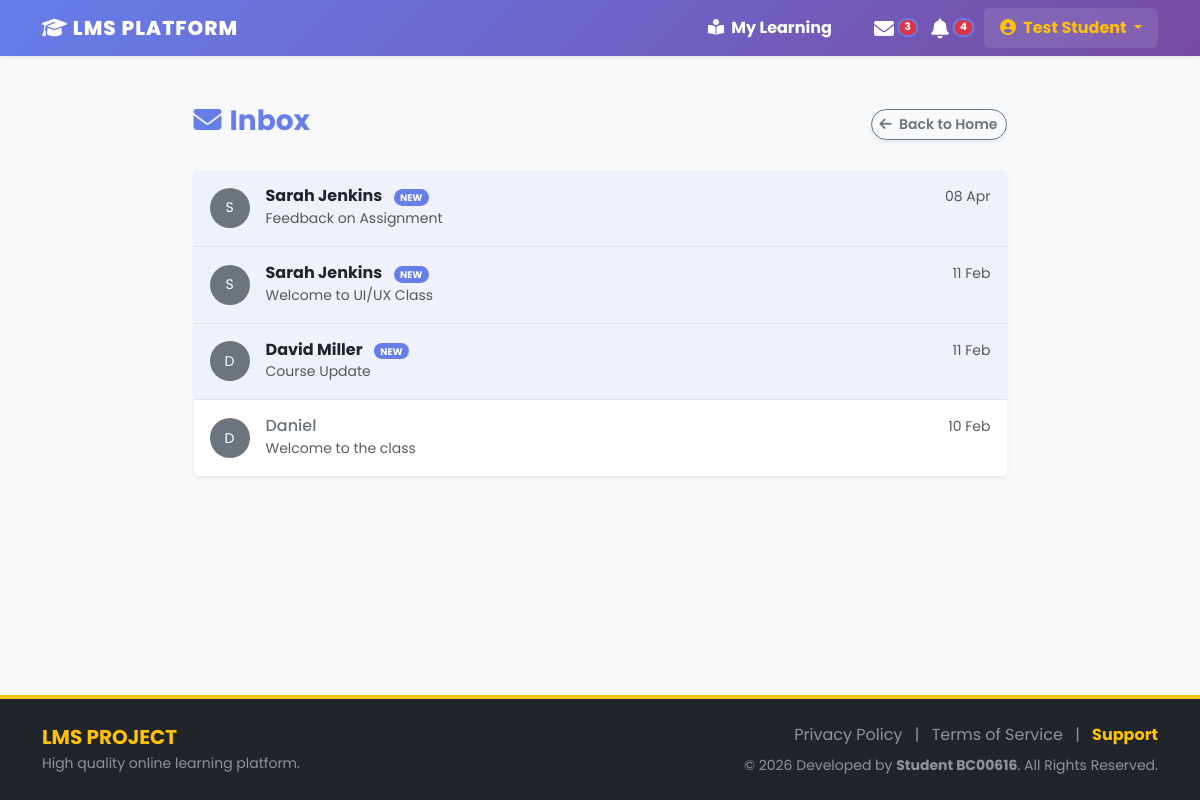
The app's page /public/message/index (signed in) with its own data.
### tables this page shows
CREATE TABLE `messages` (
  `id` int(11) NOT NULL,
  `sender_id` int(11) NOT NULL,
  `receiver_id` int(11) NOT NULL,
  `subject` varchar(255) NOT NULL,
  `message` text NOT NULL,
  `is_read` tinyint(1) DEFAULT 0,
  `created_at` timestamp NOT NULL DEFAULT current_timestamp()
);

CREATE TABLE `users` (
  `id` int(11) NOT NULL,
  `fullname` varchar(100) NOT NULL,
  `email` varchar(100) NOT NULL,
  `password` varchar(255) NOT NULL,
  `role` enum('admin','instructor','student') DEFAULT 'student',
  `avatar` varchar(255) DEFAULT NULL,
  `bio` text DEFAULT NULL,
  `created_at` timestamp NOT NULL DEFAULT current_timestamp(),
  `updated_at` timestamp NOT NULL DEFAULT current_timestamp() ON UPDATE current_timestamp()
);

### app/Controllers/MessageController.php (called while the page is built, shortened)
<?php
class MessageController extends Controller {
    public function index() {
        $db = new Database();
        $conn = $db->connect();
        $sql = "SELECT m.*, u.fullname as sender_name
                FROM messages m
                JOIN users u ON m.sender_id = u.id
                WHERE m.receiver_id = ?
                ORDER BY m.created_at DESC";
        $stmt = $conn->prepare($sql);
        $stmt->execute([$_SESSION['user_id']]);
        $messages = $stmt->fetchAll(PDO::FETCH_ASSOC);
        $this->view('messages/index', [
            'title' => 'My Inbox',
            'messages' => $messages
        ]);
    }
}

### public/index.php (called while the page is built, shortened)
<?php
$app = new App();

### app/Views/messages/index.php (the view)
<?php require_once '../app/Views/inc/header.php'; ?>
<div class="container mt-4 mb-5">
    <div class="row justify-content-center">
        <div class="col-md-9">
            <div class="d-flex justify-content-between align-items-center mb-4">
                <h3 class="text-primary fw-bold"><i class="fas fa-envelope me-2"></i>Inbox</h3>
                <a href="/LMS_Project/public/home/index" class="btn btn-outline-secondary btn-sm shadow-sm">
                    <i class="fas fa-arrow-left me-1"></i> Back to Home
                </a>
            </div>
            <div class="card shadow-sm border-0">
                <div class="list-group list-group-flush">
                    <?php if (empty($data['messages'])): ?>
                        <div class="text-center py-5">
                            <i class="far fa-envelope-open fa-3x text-muted mb-3 opacity-50"></i>
                            <h5 class="text-muted">Your inbox is empty.</h5>
                            <p class="text-muted small">No new messages at the moment.</p>
                        </div>
                    <?php else: ?>
                        <?php foreach($data['messages'] as $msg): ?>
                            <?php
                                $isUnread = ($msg['is_read'] == 0);
                                $bgClass = $isUnread ? 'bg-primary bg-opacity-10' : '';
                                $textClass = $isUnread ? 'fw-bold text-dark' : 'text-secondary';
                            ?>
                            <a href="/LMS_Project/public/message/detail/<?= $msg['id'] ?>" class="list-group-item list-group-item-action p-3 <?= $bgClass ?>">
                                <div class="d-flex w-100 justify-content-between">
                                    <div class="d-flex align-items-center">
                                        <div class="rounded-circle bg-secondary text-white d-flex justify-content-center align-items-center me-3" style="width: 40px; height: 40px; font-size: 14px;">
                                            <?= strtoupper(substr($msg['sender_name'], 0, 1)) ?>
                                        </div>
                                        <div>
                                            <h6 class="mb-0 <?= $textClass ?>">
                                                <?= htmlspecialchars($msg['sender_name']) ?>
                                                <?php if($isUnread): ?>
                                                    <span class="badge bg-primary rounded-pill ms-2" style="font-size: 0.6em;">NEW</span>
                                                <?php endif; ?>
                                            </h6>
                                            <small class="text-muted"><?= htmlspecialchars($msg['subject']) ?></small>
                                        </div>
                                    </div>
                                    <small class="text-muted text-nowrap">
                                        <?= date('d M', strtotime($msg['created_at'])) ?>
                                    </small>
                                </div>
                            </a>
                        <?php endforeach; ?>
                    <?php endif; ?>
                </div>
            </div>
        </div>
    </div>
</div>
<?php require_once '../app/Views/inc/footer.php'; ?>

### public/css/style.css (style rules this page uses)
:root { font-family: 'Poppins', -apple-system, BlinkMacSystemFont, 'Segoe UI', sans-serif; --lms-gradient-start: #667eea; --lms-gradient-end: #764ba2; --lms-gradient: linear-gradient(135deg, #667eea 0%, #764ba2 100%); --bs-primary: #667eea; --bs-primary-rgb: 102, 126, 234; --bs-primary-dark: #5a6fd6; }
body { font-family: 'Poppins', -apple-system, BlinkMacSystemFont, 'Segoe UI', sans-serif; }
.btn { border-radius: 50px !important; font-weight: 600 !important; }

### app/Views/inc/header.php (style rules this page uses)
body { min-height: 100vh; display: flex; flex-direction: column; background-color: #f8f9fa; }
.card { border: none; box-shadow: 0 0.125rem 0.25rem rgba(0, 0, 0, 0.075); }

### records on screen
messages: sender.fullname "S", sender.fullname "Sarah Jenkins", is_read "NEW", subject "Feedback on Assignment", created_at "08 Apr"
messages: sender.fullname "S", sender.fullname "Sarah Jenkins", is_read "NEW", subject "Welcome to UI/UX Class", created_at "11 Feb"
messages: sender.fullname "D", sender.fullname "David Miller", is_read "NEW", subject "Course Update", created_at "11 Feb"
messages: sender.fullname "D", sender.fullname "Daniel", subject "Welcome to the class", created_at "10 Feb"

### other values on screen
$msgCount "3"
$notiCount "4"
$_SESSION['user_name'] "Test Student"
